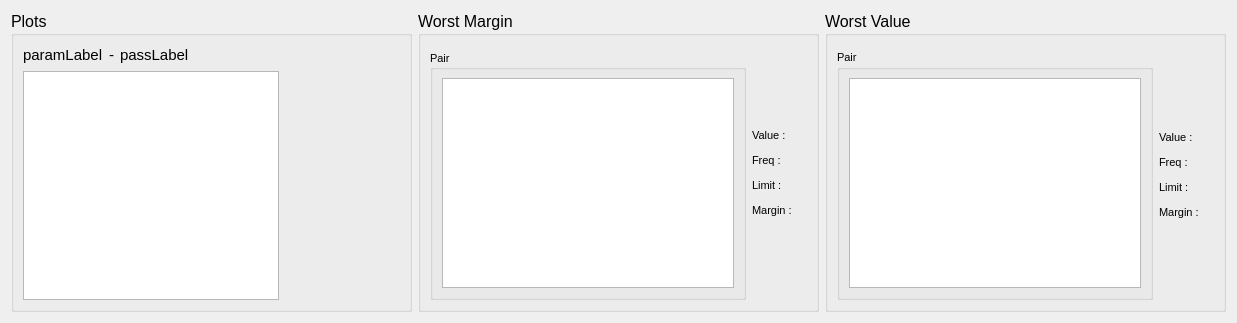
<?xml version="1.0" encoding="UTF-8"?>
<ui version="4.0">
 <class>ParameterWidget</class>
 <widget class="QWidget" name="ParameterWidget">
  <property name="geometry">
   <rect>
    <x>0</x>
    <y>0</y>
    <width>1237</width>
    <height>323</height>
   </rect>
  </property>
  <property name="windowTitle">
   <string>ParameterWidget</string>
  </property>
  <layout class="QHBoxLayout" name="horizontalLayout_8">
   <item>
    <layout class="QHBoxLayout" name="horizontalLayout_2">
     <item>
      <widget class="QGroupBox" name="groupBox_5">
       <property name="enabled">
        <bool>true</bool>
       </property>
       <property name="font">
        <font>
         <pointsize>12</pointsize>
        </font>
       </property>
       <property name="title">
        <string>Plots</string>
       </property>
       <layout class="QHBoxLayout" name="horizontalLayout_12">
        <item>
         <layout class="QVBoxLayout" name="verticalLayout">
          <item>
           <layout class="QHBoxLayout" name="horizontalLayout_9">
            <item>
             <widget class="QLabel" name="paramLabel">
              <property name="font">
               <font>
                <pointsize>11</pointsize>
               </font>
              </property>
              <property name="text">
               <string>paramLabel</string>
              </property>
             </widget>
            </item>
            <item>
             <widget class="QLabel" name="label_10">
              <property name="font">
               <font>
                <pointsize>11</pointsize>
               </font>
              </property>
              <property name="text">
               <string>-</string>
              </property>
             </widget>
            </item>
            <item>
             <widget class="QLabel" name="passLabel">
              <property name="font">
               <font>
                <pointsize>11</pointsize>
               </font>
              </property>
              <property name="text">
               <string>passLabel</string>
              </property>
             </widget>
            </item>
            <item>
             <spacer name="horizontalSpacer_2">
              <property name="orientation">
               <enum>Qt::Horizontal</enum>
              </property>
              <property name="sizeHint" stdset="0">
               <size>
                <width>40</width>
                <height>20</height>
               </size>
              </property>
             </spacer>
            </item>
           </layout>
          </item>
          <item>
           <layout class="QHBoxLayout" name="horizontalLayout_10">
            <item>
             <widget class="QListWidget" name="resultsList"/>
            </item>
            <item>
             <spacer name="horizontalSpacer">
              <property name="orientation">
               <enum>Qt::Horizontal</enum>
              </property>
              <property name="sizeHint" stdset="0">
               <size>
                <width>40</width>
                <height>20</height>
               </size>
              </property>
             </spacer>
            </item>
           </layout>
          </item>
         </layout>
        </item>
       </layout>
      </widget>
     </item>
     <item>
      <widget class="QGroupBox" name="groupBox">
       <property name="font">
        <font>
         <pointsize>12</pointsize>
        </font>
       </property>
       <property name="title">
        <string>Worst Margin</string>
       </property>
       <layout class="QHBoxLayout" name="horizontalLayout_5">
        <item>
         <layout class="QHBoxLayout" name="horizontalLayout">
          <property name="topMargin">
           <number>5</number>
          </property>
          <item>
           <widget class="QGroupBox" name="groupBox_3">
            <property name="font">
             <font>
              <pointsize>8</pointsize>
             </font>
            </property>
            <property name="title">
             <string>Pair</string>
            </property>
            <property name="alignment">
             <set>Qt::AlignLeading|Qt::AlignLeft|Qt::AlignVCenter</set>
            </property>
            <layout class="QHBoxLayout" name="horizontalLayout_4">
             <item>
              <widget class="QListWidget" name="marginListWidget">
               <property name="editTriggers">
                <set>QAbstractItemView::NoEditTriggers</set>
               </property>
              </widget>
             </item>
            </layout>
           </widget>
          </item>
         </layout>
        </item>
        <item>
         <layout class="QFormLayout" name="formLayout_3">
          <property name="fieldGrowthPolicy">
           <enum>QFormLayout::AllNonFixedFieldsGrow</enum>
          </property>
          <property name="formAlignment">
           <set>Qt::AlignLeading|Qt::AlignLeft|Qt::AlignVCenter</set>
          </property>
          <property name="verticalSpacing">
           <number>12</number>
          </property>
          <item row="0" column="1">
           <widget class="QLabel" name="marginValueLabel">
            <property name="font">
             <font>
              <pointsize>8</pointsize>
             </font>
            </property>
            <property name="text">
             <string/>
            </property>
           </widget>
          </item>
          <item row="1" column="0">
           <widget class="QLabel" name="label_3">
            <property name="font">
             <font>
              <pointsize>8</pointsize>
             </font>
            </property>
            <property name="text">
             <string>Freq : </string>
            </property>
           </widget>
          </item>
          <item row="1" column="1">
           <widget class="QLabel" name="marginFreqLabel">
            <property name="font">
             <font>
              <pointsize>8</pointsize>
             </font>
            </property>
            <property name="text">
             <string/>
            </property>
           </widget>
          </item>
          <item row="2" column="0">
           <widget class="QLabel" name="label_4">
            <property name="font">
             <font>
              <pointsize>8</pointsize>
             </font>
            </property>
            <property name="text">
             <string>Limit : </string>
            </property>
           </widget>
          </item>
          <item row="2" column="1">
           <widget class="QLabel" name="marginLimitLabel">
            <property name="font">
             <font>
              <pointsize>8</pointsize>
             </font>
            </property>
            <property name="text">
             <string/>
            </property>
           </widget>
          </item>
          <item row="3" column="0">
           <widget class="QLabel" name="label_5">
            <property name="font">
             <font>
              <pointsize>8</pointsize>
             </font>
            </property>
            <property name="text">
             <string>Margin : </string>
            </property>
           </widget>
          </item>
          <item row="3" column="1">
           <widget class="QLabel" name="marginLabel">
            <property name="font">
             <font>
              <pointsize>8</pointsize>
             </font>
            </property>
            <property name="text">
             <string/>
            </property>
           </widget>
          </item>
          <item row="0" column="0">
           <widget class="QLabel" name="label_2">
            <property name="font">
             <font>
              <pointsize>8</pointsize>
             </font>
            </property>
            <property name="text">
             <string>Value :</string>
            </property>
           </widget>
          </item>
         </layout>
        </item>
       </layout>
       <zorder></zorder>
       <zorder></zorder>
      </widget>
     </item>
     <item>
      <widget class="QGroupBox" name="groupBox_2">
       <property name="font">
        <font>
         <pointsize>12</pointsize>
        </font>
       </property>
       <property name="title">
        <string>Worst Value</string>
       </property>
       <layout class="QHBoxLayout" name="horizontalLayout_7">
        <item>
         <layout class="QHBoxLayout" name="horizontalLayout_3">
          <property name="topMargin">
           <number>5</number>
          </property>
          <item>
           <widget class="QGroupBox" name="groupBox_4">
            <property name="font">
             <font>
              <pointsize>8</pointsize>
             </font>
            </property>
            <property name="title">
             <string>Pair</string>
            </property>
            <layout class="QHBoxLayout" name="horizontalLayout_6">
             <item>
              <widget class="QListWidget" name="worstListWidget">
               <property name="editTriggers">
                <set>QAbstractItemView::NoEditTriggers</set>
               </property>
              </widget>
             </item>
            </layout>
           </widget>
          </item>
          <item>
           <layout class="QFormLayout" name="formLayout_4">
            <property name="formAlignment">
             <set>Qt::AlignLeading|Qt::AlignLeft|Qt::AlignVCenter</set>
            </property>
            <property name="verticalSpacing">
             <number>12</number>
            </property>
            <item row="0" column="0">
             <widget class="QLabel" name="label_6">
              <property name="font">
               <font>
                <pointsize>8</pointsize>
               </font>
              </property>
              <property name="text">
               <string>Value :</string>
              </property>
             </widget>
            </item>
            <item row="0" column="1">
             <widget class="QLabel" name="worstValueLabel">
              <property name="font">
               <font>
                <pointsize>8</pointsize>
               </font>
              </property>
              <property name="text">
               <string/>
              </property>
             </widget>
            </item>
            <item row="1" column="0">
             <widget class="QLabel" name="label_7">
              <property name="font">
               <font>
                <pointsize>8</pointsize>
               </font>
              </property>
              <property name="text">
               <string>Freq : </string>
              </property>
             </widget>
            </item>
            <item row="1" column="1">
             <widget class="QLabel" name="worstFreqLabel">
              <property name="font">
               <font>
                <pointsize>8</pointsize>
               </font>
              </property>
              <property name="text">
               <string/>
              </property>
             </widget>
            </item>
            <item row="2" column="0">
             <widget class="QLabel" name="label_8">
              <property name="font">
               <font>
                <pointsize>8</pointsize>
               </font>
              </property>
              <property name="text">
               <string>Limit : </string>
              </property>
             </widget>
            </item>
            <item row="2" column="1">
             <widget class="QLabel" name="worstLimitLabel">
              <property name="font">
               <font>
                <pointsize>8</pointsize>
               </font>
              </property>
              <property name="text">
               <string/>
              </property>
             </widget>
            </item>
            <item row="3" column="0">
             <widget class="QLabel" name="label_9">
              <property name="font">
               <font>
                <pointsize>8</pointsize>
               </font>
              </property>
              <property name="text">
               <string>Margin : </string>
              </property>
             </widget>
            </item>
            <item row="3" column="1">
             <widget class="QLabel" name="worstMarginLabel">
              <property name="font">
               <font>
                <pointsize>8</pointsize>
               </font>
              </property>
              <property name="text">
               <string/>
              </property>
             </widget>
            </item>
           </layout>
          </item>
         </layout>
        </item>
       </layout>
      </widget>
     </item>
    </layout>
   </item>
  </layout>
 </widget>
 <resources/>
 <connections/>
</ui>
